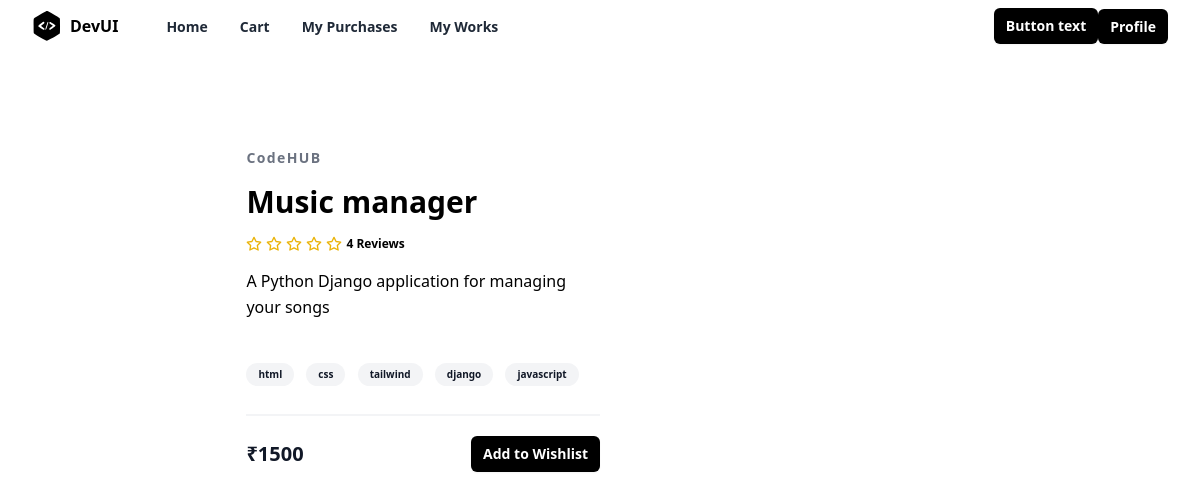
/project/4/, run on the app's committed database.
### store/models.py (models this page shows, shortened)
class Project(models.Model):
    title=models.CharField(max_length=200)
    description=models.TextField()
    tag_objects=models.ManyToManyField(Tag)
    owner=models.ForeignKey(User,on_delete=models.CASCADE,related_name="projects")
    thumbnail=EmbedVideoField()
    price=models.PositiveIntegerField()
    files=models.FileField(upload_to="projects",null=True)
    created_date=models.DateTimeField(auto_now_add=True)
    updated_date=models.DateTimeField(auto_now=True)
    is_active=models.BooleanField(default=True)

class Tag(models.Model):
    title=models.CharField(max_length=200,unique=True)
    created_date=models.DateTimeField(auto_now_add=True)
    updated_date=models.DateTimeField(auto_now=True)
    is_active=models.BooleanField(default=True)
    def __str__(self) -> str:
        return self.title

### store/views.py (the view)
# urls.py: path("project/<int:pk>/",views.ProjectDetailView.as_view(),name="project-detail"),
class ProjectDetailView(DetailView):
    template_name = "store/project_detail.html"
    context_object_name = "project"
    model = Project

### store/templates/store/project_detail.html (shortened to what this page needs)
{%extends 'store/base.html'%}
{%load embed_video_tags%}
{%block main_block%}
<section class="overflow-hidden">
    <div class="mx-auto max-w-5xl px-5 py-24">
        <div class="mx-auto flex flex-wrap items-center lg:w-4/5">
            <div class="mt-6 w-full lg:mt-0 lg:w-1/2 lg:pl-10">
                <h2 class="text-sm font-semibold tracking-widest text-gray-500">
                    CodeHUB
                </h2>
                <h1 class="my-4 text-3xl font-semibold text-black">{{project.title}}</h1>
                <div class="my-4 flex items-center">
                    <span class="flex items-center space-x-1">
                        <span class="ml-3 inline-block text-xs font-semibold">
                            4 Reviews
                        </span>
                    </span>
                </div>
                <p class="leading-relaxed">
                    {{project.description}}
                </p>
                <div class="mb-5 mt-6 flex items-center border-b-2 border-gray-100 pb-5">
                    <div class="mt-4">
                        {%for t in project.tag_objects.all%}
                        <span
                            class="mb-2 mr-2 inline-block rounded-full bg-gray-100 px-3 py-1 text-[10px] font-semibold text-gray-900">
                            {{t}}
                        </span>
                        {%endfor%}
                    </div>
                </div>
                <div class="flex items-center justify-between">
                    <span class="title-font text-xl font-bold text-gray-900">
                        ₹{{project.price}}
                    </span>
                    <a href="{%url 'add-to-wishlist' project.id%}" type="button"
                        class="rounded-md bg-black px-3 py-2 text-sm font-semibold text-white shadow-sm hover:bg-black/80 focus-visible:outline focus-visible:outline-2 focus-visible:outline-offset-2 focus-visible:outline-black">
                        Add to Wishlist
                    </a>
                </div>
            </div>
        </div>
    </div>
</section>
{%endblock%}

### data on the page
Project: title "Music manager", description "A Python Django application for managing your songs", price "1500"
Tag: title "html"
Tag: title "css"
Tag: title "tailwind"
Tag: title "django"
Tag: title "javascript"
